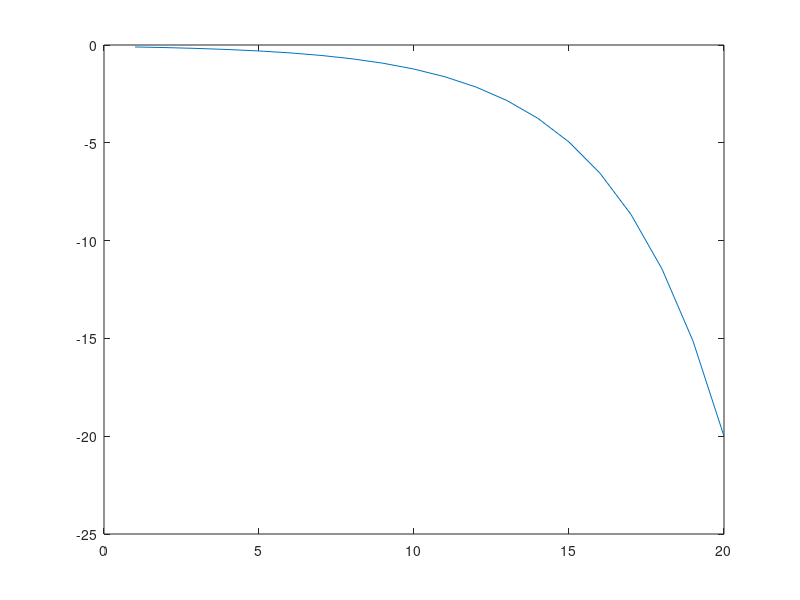

Recreate this plot in MATLAB. (Note: this script raises an error after producing the figure.)
function execute_richards_1d_loop()

    %%%%%%%%%%%
    %%%
    %%% first time step is void
    %%%
	%%%%%%%%%%%

    %% Loop over water table:
    data = struct();
    
    k_sat = 1;
    k_threshold = k_sat + 0.5;
    
    wt_min = 0.1;
    wt_max = 20;
    wt_nsteps = 20;
    data.water_table_elevation_vector = -10 .^ (linspace(log10(wt_min), log10(wt_max), wt_nsteps));
    plot(data.water_table_elevation_vector);

%     data.water_table_elevation_vector = [-0.1:-0.4:-19.9];
    num_time_steps = 100;
    data.t_range = zeros(numel(data.water_table_elevation_vector), num_time_steps);
    
    data.out_flux = zeros(numel(data.water_table_elevation_vector), num_time_steps);
    data.saturation_effective_avg = zeros(numel(data.water_table_elevation_vector), 1);

    if k_threshold >= 1
        % Matrix domain:
        t_max = 1e+3 * [ ...
            0.000060599876945
            0.000080799835927
            0.000111099774399
            0.000166649661599
            0.000249974492399
            0.000403999179634
            0.000719623538724
            0.001464497026174
            0.003226943447329
            0.007383085007817
            0.016180167144355
            0.032875433242743
            0.063023872022954
            0.114869591744400
            0.201423890986180
            0.344449700556220
            0.574941332517090
            0.939904091419243
            1.527594123048668
            2.450000000000000
            ];
    else
        % Channel domain:
        t_max = [ ...
            0.001391181748049
            0.002047819533136
            0.002785145859589
            0.004380058445863
            0.006730769160708
            0.010997549344592
            0.020264880796635
            0.041240810042243
            0.091859730823874
            0.212430361412549
            0.460592453145092
            0.945910843225541
            1.813359035860935
            3.305093854904683
            5.795483854515127
            9.910704576762988
            16.366557674958486
            27.043460236733655
            43.485232152900565
            70.492806856443238
            ];
    end;
    t_max = t_max / k_sat;
    
    for i = 1:numel(data.water_table_elevation_vector)
        max_t = t_max(i);
        
        data.t_range(i, :) = linspace(0, max_t, num_time_steps);
        dt = data.t_range(i, 2);
        [data.out_flux(i, :), data.saturation_effective_avg(i), t_max(i), vg_par, domain_name] = ...
            run_richards_fdm_implicit(data.water_table_elevation_vector(i), k_sat, data.t_range(i, :), dt, k_threshold);
        plot(data.t_range(i, :), data.out_flux(i, :));
    end

    % t_max .* data.water_table_elevation_vector(i)
    % [data.saturation_effective_avg t_max]
    % plot(data.saturation_effective_avg, t_max);
    
    data.t_range = data.t_range;
    data.van_genuchten_params = vg_par;
    save(sprintf('../Common/data_wt_loop_%s_domain.mat', domain_name), '-struct', 'data');

end